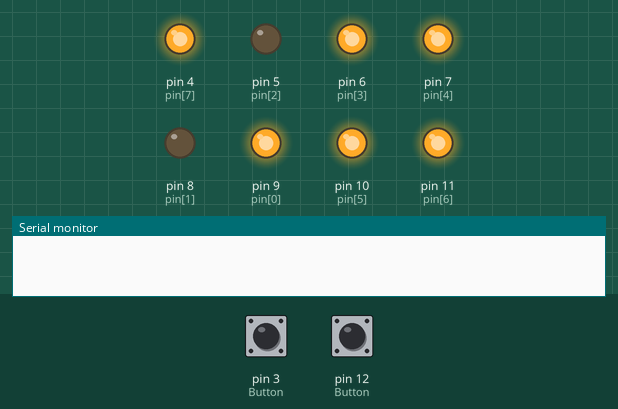
This sketch was run on a simulated Arduino Uno, built with avr-gcc and run on an emulated ATmega328P. On the bench: output pins drawn as LEDs (lit = HIGH), the last lines printed to the serial monitor. Dashed ring = blinking. The inputs (shaded band) are chosen by the test bench; at power-on: pin 3 (Button) HIGH, pin 12 (Button) HIGH. Random numbers use the default seed unless the sketch sets one.

Above: at 1.2 s.
1.3 s: pin 3 (Button) pulled LOW for 0.15 s
At 2.25 s:
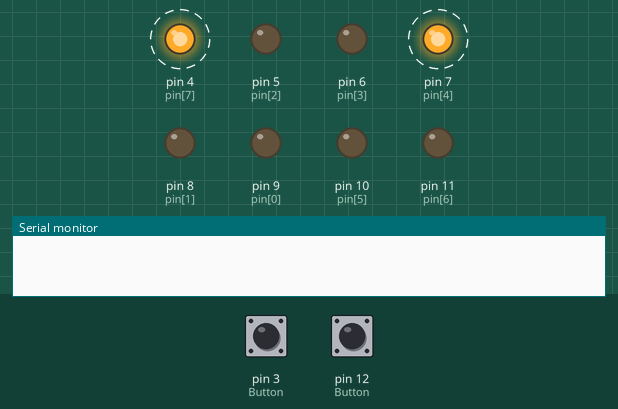
4.3 s: pin 12 (Button) pulled LOW for 3.2 s
At 8.6 s:
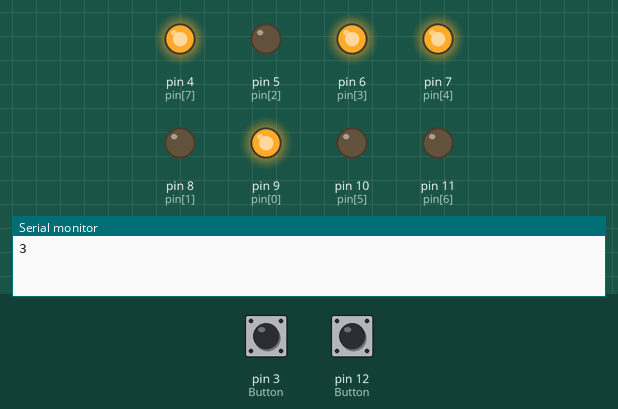
9.0 s: pin 12 (Button) pulled LOW for 0.15 s
At 10.4 s:
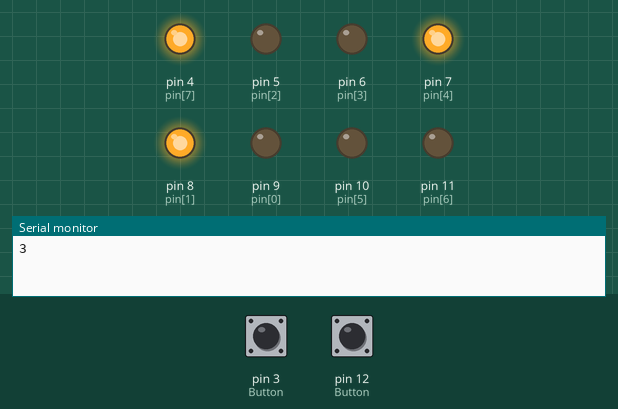
10.9 s: pin 12 (Button) pulled LOW for 1 s
At 13.2 s:
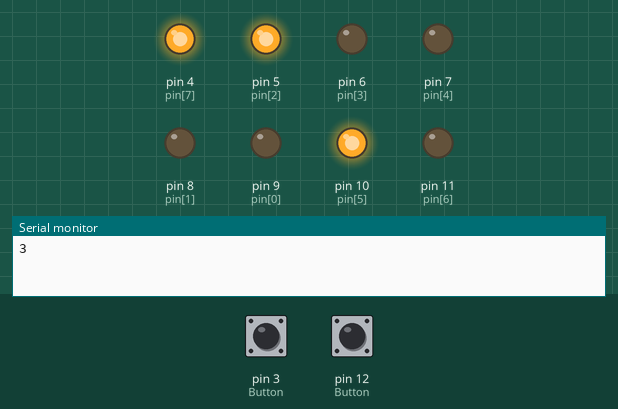
13.9 s: pin 3 (Button) pulled LOW for 1 s
Timing chart, 0 to 20.2 s (numbered marks = the images above; inputs shaded):
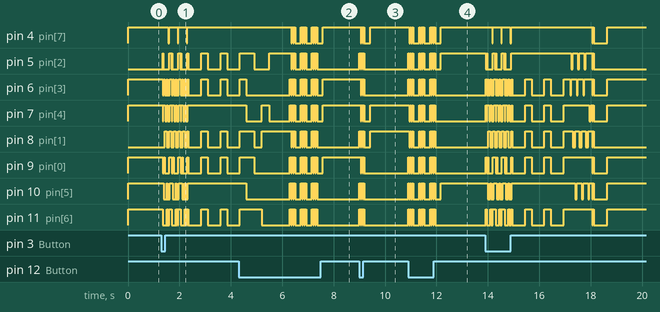

Measured:
- after the input at 1.3 s, pin 4 (pin[7]): alternates HIGH for 0.33 s and LOW for 0.03 s, 6 changes in all, then stays HIGH, starting after 0.28 s; pin 7 (pin[4]): alternates HIGH for 0.08 s and LOW for 0.05 s, 18 changes in all, then stays HIGH, starting after 0.05 s
- after the input at 4.3 s, pin 4 (pin[7]): HIGH → LOW after 2.1 s, then repeats every 0.43 s: HIGH 0.05 s, LOW 0.03 s, HIGH 0.05 s, LOW 0.23 s, HIGH 0.05 s, LOW 0.03 s, until it stays HIGH from 7.6 s
- after the input at 9.0 s, pin 4 (pin[7]): goes LOW 0.03 s, HIGH 0.05 s, LOW 0.03 s, HIGH 0.05 s, LOW 0.23 s, then HIGH, starting after 0.05 s; pin 5 (pin[2]): alternates HIGH for 0.05 s and LOW for 0.03 s, 6 changes in all, then stays LOW, starting at once
- after the input at 10.9 s, pin 4 (pin[7]): HIGH → LOW after 0.05 s, then repeats every 0.43 s: HIGH 0.05 s, LOW 0.03 s, HIGH 0.05 s, LOW 0.23 s, HIGH 0.05 s, LOW 0.03 s, until it stays HIGH from 12.2 s; pin 5 (pin[2]): LOW → HIGH at once, then repeats every 0.43 s: 2 × (LOW 0.03 s, HIGH 0.05 s), LOW 0.23 s, HIGH 0.05 s, until it stays HIGH from 12.2 s

The sketch:

sketch_sep11a.ino
```cpp
//void setup()
//{
//  pinMode(5, OUTPUT);// a
//  pinMode(4, OUTPUT);// b
//  pinMode(9, OUTPUT);// c
//  pinMode(10, OUTPUT);// d
//  pinMode(11, OUTPUT);// e
//  pinMode(6, OUTPUT);// f
//  pinMode(5, OUTPUT);// g
//  pinMode(8, OUTPUT);// DP
//  pinMode(3, INPUT_PULLUP);
//  pinMode(2, INPUT_PULLUP);
//
//  Serial.begin(9600);
//}
//
//
//}
//
//void loop() {
//
//}
```

sc.ino
```cpp
// G = 11        A A A A
// F = 10       F       B
// A = 9        F       B
// B = 8         G G G G
// E = 7        E       C
// D = 6        E       C
// C = 5         D D D D  DP
// H = 4
// 1 = 01100000
// 2 = 11011010
// 3 = 11110010
// 4 = 01100110
// 5 = 10110110
// 6 = 10111110

int pin[8]={9,8,5,6,7,10,11,4};
int num1[8]={0,1,1,0,0,0,0,0};
int num2[8]={1,1,0,1,1,0,1,0};
int num3[8]={1,1,1,1,0,0,1,0};
int num4[8]={0,1,1,0,0,1,1,0};
int num5[8]={1,0,1,1,0,1,1,0};
int num6[8]={1,0,1,1,1,1,1,0};
int num7[8]={1,0,1,1,1,1,1,0};
int num8[8]={1,1,1,0,0,0,0,0};
int num9[8]={1,1,1,1,0,1,1,0};
int num0[8]={1,1,1,1,1,1,0,0};
// display sign for win and lose
int L[8]={0,0,0,1,1,1,0,0};
int E[8]={1,0,0,1,1,1,1,0};
int non[8]={0,0,0,0,0,0,0,0};
int all[8]={1,1,1,1,1,1,1,1};
// display sign for transition
int a,number;
int beginnumber = 0;

void setup()
{
  int i;

  randomSeed(analogRead(0));
  Serial.begin(9600);
  pinMode(12, INPUT_PULLUP);
  pinMode(3, INPUT_PULLUP);

  for(i=0;i<8;i++)
  {
    pinMode(pin[i],OUTPUT);
  }


}

void numberdisplay(int a)
{
  int i;

  if(a==1)
  for(i=0;i<8;i++)
  {
    digitalWrite(pin[i],!num1[i]);
  }
  else
  if(a==2)
  for(i=0;i<8;i++)
  {
    digitalWrite(pin[i],!num2[i]);
  }
  else if(a==3)
  for(i=0;i<8;i++)
  {
    digitalWrite(pin[i],!num3[i]);
  }
  else if(a==4)
  for(i=0;i<8;i++)
  {
    digitalWrite(pin[i],!num4[i]);
  }
  else if(a==5)
  for(i=0;i<8;i++)
  {
    digitalWrite(pin[i],!num5[i]);
  }
  else if(a==6)
  for(i=0;i<8;i++)
  {
    digitalWrite(pin[i],!num6[i]);
  }
  else if(a==7)
  for(i=0;i<8;i++)
  {
    digitalWrite(pin[i],!num7[i]);
  }
  else if(a==8)
  for(i=0;i<8;i++)
  {
    digitalWrite(pin[i],!num8[i]);
  }
  else if(a==9)
  for(i=0;i<8;i++)
  {
    digitalWrite(pin[i],!num9[i]);
  }
  else if(a==10)
  for(i=0;i<8;i++)
  {
    digitalWrite(pin[i],!num0[i]);
  }
  else if(a==11)
  for(i=0;i<8;i++)
  {
    digitalWrite(pin[i],!all[i]);
  }
  else if(a==12)
  for(i=0;i<8;i++)
  {
    digitalWrite(pin[i],!L[i]);
  }
  else if(a==13)
  for(i=0;i<8;i++)
  {
    digitalWrite(pin[i],!non[i]);
  }
  else if(a==14)
  for(i=0;i<8;i++)
  {
    digitalWrite(pin[i],!E[i]);
  }

}

int randomthenumber()
{
return random(1,7);
}

void effecttransition()
{

  int i,j;
  for(j=0;j<3;j++)
  {
  for(i=0;i<14;i++)
  {
  numberdisplay(i);
  delay(25);
  }
  }
}

void effecttransition1()
{

  int i,j;
  for(j=0;j<3;j++)
  {

  numberdisplay(13);
  delay(50);
  numberdisplay(11);
  delay(25);

  }
}
void losedisplay()
{
   numberdisplay(12);
  delay(300);
  numberdisplay(10);
  delay(300);
  numberdisplay(5);
  delay(300);
  numberdisplay(14);
  delay(300);

}
void winanimation()
{

  int i,j;
  int disE[8]={0,0,0,0,1,0,0,0};
  int disF[8]={0,0,0,0,0,1,0,0};
  int disA[8]={1,0,0,0,0,0,0,0};
  int disB[8]={0,1,0,0,0,0,0,0};
  int disC[8]={0,0,1,0,0,0,0,0};
  int disD[8]={0,0,0,1,0,0,0,0};
  //delay(50);
  for(j=0;j<3;j++)
  {
  for(i=0;i<8;i++)
  {
    digitalWrite(pin[i],!disE[i]);
    digitalWrite(pin[i],!disD[i]);
  }
  delay(50);
  for(i=0;i<8;i++)
  {
    digitalWrite(pin[i],!disF[i]);
    digitalWrite(pin[i],!disC[i]);
  }
  delay(50);
  for(i=0;i<8;i++)
  {
    digitalWrite(pin[i],!disA[i]);
    digitalWrite(pin[i],!disB[i]);
  }
  delay(50);
  for(i=0;i<8;i++)
  {
    digitalWrite(pin[i],!disA[i]);
  digitalWrite(pin[i],!disB[i]);
  }
  delay(50);
  for(i=0;i<8;i++)
  {
    digitalWrite(pin[i],!disC[i]);
    digitalWrite(pin[i],!disF[i]);
  }
  delay(50);
  for(i=0;i<8;i++)
  {
    digitalWrite(pin[i],!disD[i]);
    digitalWrite(pin[i],!disE[i]);
  }
  }
  delay(50);
  numberdisplay(13);
  delay(50);
  numberdisplay(11);
  delay(25);
  numberdisplay(13);
  delay(50);
  numberdisplay(11);
  delay(25);


}
void WinOrNot(int number)
{
  int i,j;

  j = randomthenumber();
  Serial.print(j);
  numberdisplay(j);
  delay(500);
  numberdisplay(13);
  delay(250);
  numberdisplay(j);
  delay(500);
  numberdisplay(13);
  delay(250);
  numberdisplay(j);
  delay(500);
  numberdisplay(13);
  delay(250);

  if(number == j)
  {
    winanimation();
    delay(500);
  }
  else
  {
    losedisplay();
    delay(500);
  }

  beginnumber=0;
}

void loop()
{

  a=beginnumber%6+1;

  numberdisplay(a);

  if(digitalRead(3) == 0) // ressing Button B
    {
      effecttransition();
      WinOrNot(a);
    }
  else if(digitalRead(12) == 0) // Pressing Button A
  {
    effecttransition1();
    //winanimation();
    delay(200);
    beginnumber++;
  }


}
```
